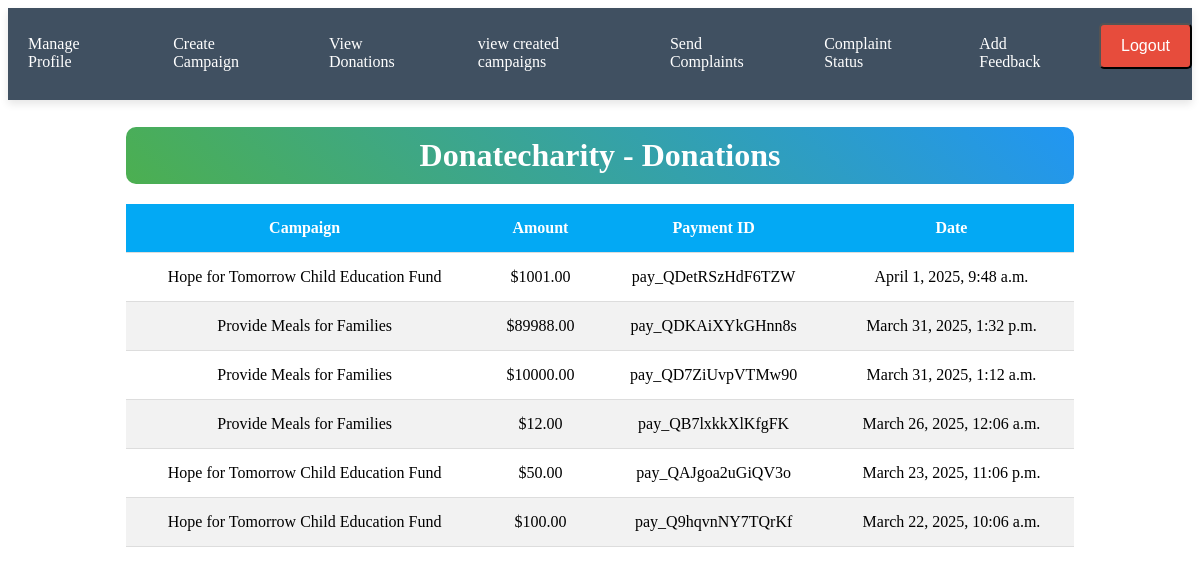
The app's page /home/organization_donations/ (signed in) with its own data.
### home/models.py (models this page shows, shortened)
class Organization(models.Model):
    user = models.OneToOneField(User, on_delete=models.CASCADE, related_name="organization", null=True, blank=True)
    name = models.CharField(max_length=255)
    email = models.EmailField(unique=True)
    phone = models.CharField(max_length=15)
    address = models.TextField()
    place = models.CharField(max_length=255, blank=True, null=True)
    id_proof = models.FileField(upload_to='id_proofs/', null=True, blank=True)

class Donation(models.Model):
    user = models.ForeignKey(User, on_delete=models.CASCADE)
    campaign = models.ForeignKey('Campaign', on_delete=models.CASCADE)
    amount = models.DecimalField(max_digits=10, decimal_places=2)
    payment_id = models.CharField(max_length=100, unique=True)
    date = models.DateTimeField(auto_now_add=True)

class Campaign(models.Model):
    organization = models.ForeignKey(
        "Organization", on_delete=models.CASCADE, related_name="campaigns"
    )
    title = models.CharField(max_length=255)
    description = models.TextField()
    goal_amount = models.DecimalField(max_digits=10, decimal_places=2)
    raised_amount = models.DecimalField(max_digits=10, decimal_places=2, default=0.00)
    end_date = models.DateField()
    image = models.ImageField(upload_to="campaign_images/", blank=True, null=True)
    created_by = models.ForeignKey(
        User, on_delete=models.CASCADE, related_name="campaigns", null=True, blank=True
    )
    created_at = models.DateTimeField(auto_now_add=True)
    verified = models.BooleanField(default=False)
    is_edit_pending = models.BooleanField(default=False)
    STATUS_CHOICES = [
        ("Ongoing", "Ongoing"),
        ("Completed", "Completed"),
    ]
    status = models.CharField(max_length=10, choices=STATUS_CHOICES, default="Ongoing")

### home/views.py (the view)
# urls.py: path('organization_donations/', views.organization_donations, name='organization_donations'),
@login_required
def organization_donations(request):
    organization = request.user.organization  # Assuming User is linked to Organization
    campaigns = Campaign.objects.filter(organization=organization)
    donations = Donation.objects.filter(campaign__in=campaigns).order_by('-date')
    context = {
        "donations": donations,
        "organization": organization
    }
    return render(request, "organization_donations.html", context)

### templates/organization_donations.html (shortened to what this page needs)
 <nav class="navbar">
    <div class="link-container">
        <a href="{% url 'org_profile' %}"> Manage Profile</a>
        <a href="{% url 'create_campaign' %}"> Create Campaign</a>
        <a href="{% url 'organization_donations' %}"> View Donations</a>
        <a href="{% url 'campaign_list' %}"> view created campaigns</a>
        <a href="{% url 'submit_org_complaint' %}"> Send Complaints</a>
        <a href="{% url 'org_complaint_list' %}"> Complaint Status</a>
        <a href="{% url 'organization_feedback' %}"> Add Feedback</a>
        <form action="{% url 'donorlogout' %}" method="post" style="display: inline;">
            <button type="submit" class="btn-logout">
                 Logout
            </button>
        </form>
    </div>
</nav>
<div class="container">
    <h2 class="title">{{ organization.name }} - Donations</h2>
    <div class="table-container">
        <table class="donation-table">
            <thead>
                <tr>
                    <th>Campaign</th>
                    <th>Amount</th>
                    <th>Payment ID</th>
                    <th>Date</th>
                </tr>
            </thead>
            <tbody>
                {% for donation in donations %}
                <tr class="fade-in">
                    <td>{{ donation.campaign.title }}</td>
                    <td>${{ donation.amount }}</td>
                    <td>{{ donation.payment_id }}</td>
                    <td>{{ donation.date }}</td>
                </tr>
                {% empty %}
                <tr><td colspan="4">No donations found.</td></tr>
                {% endfor %}
            </tbody>
        </table>
    </div>
</div>

### templates/organization_donations.html (style rules this page uses)
.navbar { background-color: rgba(44, 62, 80, 0.9); padding: 15px 0; box-shadow: 0 4px 8px rgba(0, 0, 0, 0.1); }
.link-container { display: flex; justify-content: center; gap: 20px; }
.link-container a { color: white; text-decoration: none; font-size: 16px; padding: 12px 20px; border-radius: 5px; transition: background-color 0.3s ease; }
.btn-logout { background-color: #e74c3c; color: white; padding: 12px 20px; border-radius: 5px; text-decoration: none; font-size: 16px; transition: background-color 0.3s ease; }
.container { width: 80%; margin: auto; text-align: center; }
.title { font-size: 2rem; color: #fff; background: linear-gradient(45deg, #4CAF50, #2196F3); padding: 10px; border-radius: 10px; margin-bottom: 20px; animation: fadeIn 1s ease-in-out; }
.table-container { overflow-x: auto; }
.donation-table { width: 100%; border-collapse: collapse; background: #fff; box-shadow: 0px 4px 8px rgba(0, 0, 0, 0.2); border-radius: 10px; animation: slideUp 1s ease-in-out; }
.donation-table th, .donation-table td { padding: 15px; border-bottom: 1px solid #ddd; text-align: center; }
.donation-table th { background: #03a9f4; color: #fff; font-weight: bold; }
.donation-table tr:nth-child(even) { background: #f2f2f2; }
.fade-in { animation: fadeIn 1s ease-in-out; }

### records on screen
Organization: name "Donatecharity"
Donation: campaign "Hope for Tomorrow Child Education Fund", amount "1001.00", payment_id "pay_QDetRSzHdF6TZW", date "April 1, 2025, 9:48 a.m."
Donation: campaign "Provide Meals for Families", amount "89988.00", payment_id "pay_QDKAiXYkGHnn8s", date "March 31, 2025, 1:32 p.m."
Donation: campaign "Provide Meals for Families", amount "10000.00", payment_id "pay_QD7ZiUvpVTMw90", date "March 31, 2025, 1:12 a.m."
Donation: campaign "Provide Meals for Families", amount "12.00", payment_id "pay_QB7lxkkXlKfgFK", date "March 26, 2025, 12:06 a.m."
Donation: campaign "Hope for Tomorrow Child Education Fund", amount "50.00", payment_id "pay_QAJgoa2uGiQV3o", date "March 23, 2025, 11:06 p.m."
Donation: campaign "Hope for Tomorrow Child Education Fund", amount "100.00", payment_id "pay_Q9hqvnNY7TQrKf", date "March 22, 2025, 10:06 a.m."
